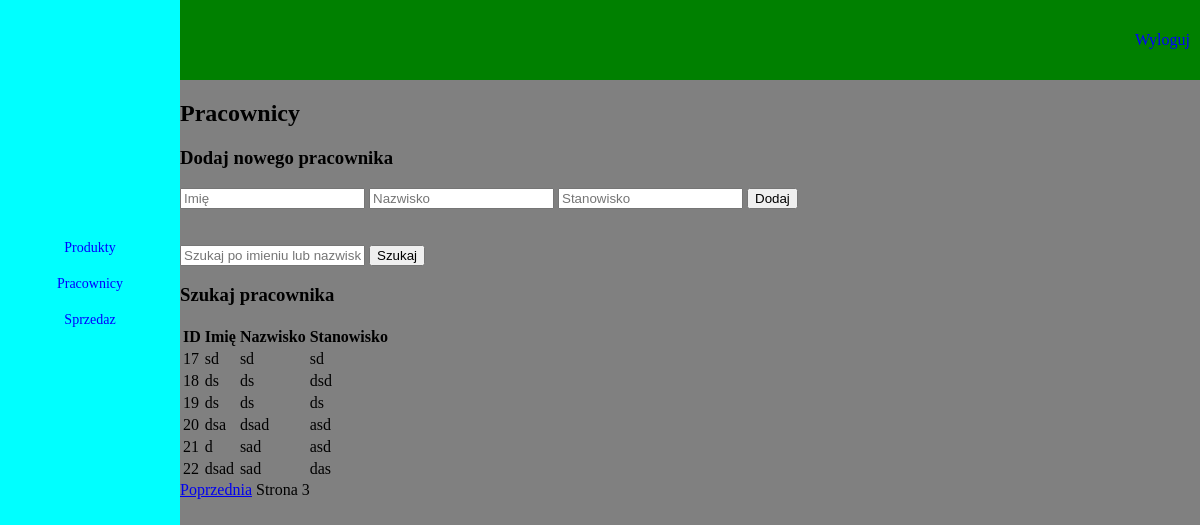
The page /dashboard/pracownicy?page=3&search= (signed in) on the database as committed earlier.
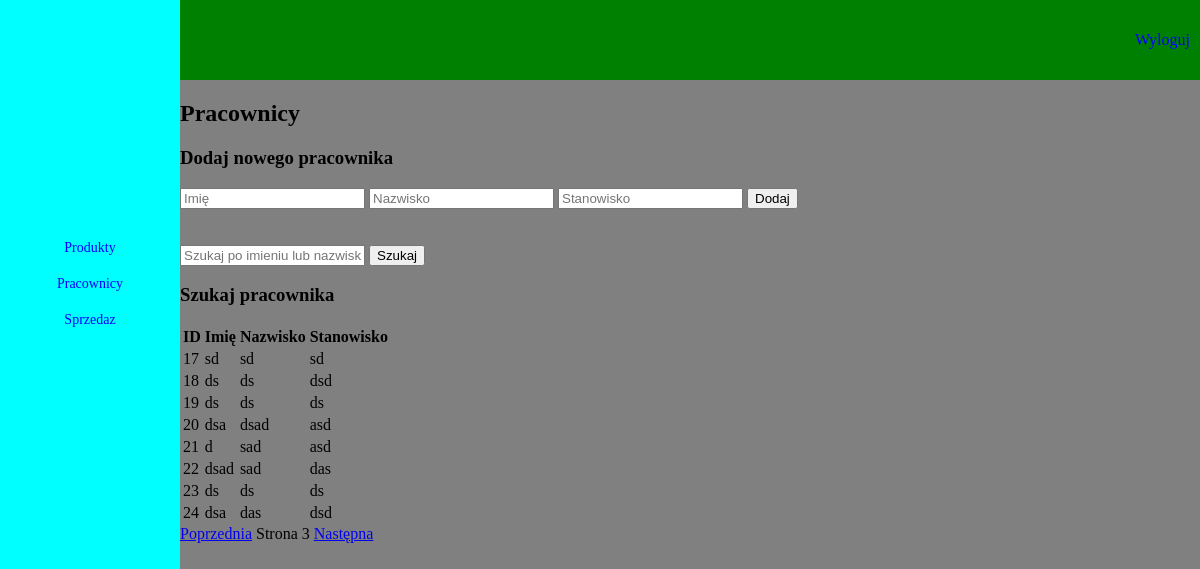
The same page on the database as committed later.
### tables this page shows
CREATE TABLE pracownicy (
    id INTEGER PRIMARY KEY AUTOINCREMENT,
    imie TEXT NOT NULL,
    nazwisko TEXT NOT NULL,
    stanowisko TEXT NOT NULL
);

### niezabezpieczona_aplikacja/views/pracownicy.py (the view)
@pracownicy_bp.route('/pracownicy', methods=['GET', 'POST'])
def pracownicy():
    if 'user_id' not in session:
        return redirect(url_for('login.login'))
    search_query = request.args.get('search', '')
    page = int(request.args.get('page', 1))
    pracownicy = get_pracownicy(search_query, per_page=8, page=page)
    if request.method == 'POST':
        imie = request.form['imie']
        nazwisko = request.form['nazwisko']
        stanowisko = request.form['stanowisko']
        add_pracownik(imie, nazwisko, stanowisko)
        return redirect(url_for('pracownicy.pracownicy', page=page, search=search_query))
    return render_template(
        'pracownicy.html',
        pracownicy=pracownicy,
        search_query=search_query,
        page=page,
        per_page=8
    )

### niezabezpieczona_aplikacja/views/pracownicy.py (called while the page is built)
def get_db_connection():
    conn = sqlite3.connect(db_path)
    conn.row_factory = sqlite3.Row
    return conn

def get_pracownicy(search_query=None, per_page=8, page=1):
    offset = (page - 1) * per_page
    conn = get_db_connection()
    cursor = conn.cursor()
    query = "SELECT * FROM pracownicy"
    if search_query:
        query += f" WHERE imie LIKE '%{search_query}%' OR nazwisko LIKE '%{search_query}%'"
    query += f" LIMIT {per_page} OFFSET {offset}"
    cursor.execute(query)
    results = cursor.fetchall()
    conn.close()
    return results

### niezabezpieczona_aplikacja/templates/pracownicy.html (shortened to what this page needs)
<!DOCTYPE html>
<html lang="pl">
  <head>
    <link rel="stylesheet" type="text/css" href="{{ url_for('static', filename='css/dashboard_main.css') }}" />
  </head>
  <body>
    <div id="top_menu">
      <a href="{{ url_for('logout.logout') }}">Wyloguj</a>
    </div>
    <div id="content">
      <h2>Pracownicy</h2>
      <form method="POST">
        <h3>Dodaj nowego pracownika</h3>
        <input type="text" name="imie" placeholder="Imię" required />
        <input type="text" name="nazwisko" placeholder="Nazwisko" required />
        <input type="text" name="stanowisko" placeholder="Stanowisko" required />
        <button type="submit">Dodaj</button>
      </form>
<br>
<br>
      <form method="GET" action="{{ url_for('pracownicy.pracownicy') }}">
<input type="text" name="search" placeholder="Szukaj po imieniu lub nazwisku" value="{{ search_query | safe }}" />
        <button type="submit">Szukaj</button>
      </form>
 <h3>Szukaj pracownika</h3>
      <table>
        <thead>
          <tr>
            <th>ID</th>
            <th>Imię</th>
            <th>Nazwisko</th>
            <th>Stanowisko</th>
          </tr>
        </thead>
        <tbody>
          {% for pracownik in pracownicy %}
            <tr>
              <td>{{ pracownik[0] }}</td>
              <td>{{ pracownik[1] }}</td>
              <td>{{ pracownik[2] }}</td>
              <td>{{ pracownik[3] }}</td>
            </tr>
          {% endfor %}
        </tbody>
      </table>
      <div id="pagination">
        {% if page > 1 %}
          <a href="{{ url_for('pracownicy.pracownicy', page=page-1, search=search_query) }}">Poprzednia</a>
        {% endif %}
        <span>Strona {{ page }}</span>
        {% if pracownicy|length == per_page %}
          <a href="{{ url_for('pracownicy.pracownicy', page=page+1, search=search_query) }}">Następna</a>
        {% endif %}
      </div>
    </div>
    <div id="left_menu">
<a href="{{ url_for('produkty.produkty') }}">Produkty</a>
<a href="{{ url_for('pracownicy.pracownicy') }}">Pracownicy</a>
<a href="{{ url_for('sprzedaz.sprzedaz') }}">Sprzedaz</a>
    </div>
  </body>
</html>

### niezabezpieczona_aplikacja/static/css/dashboard_main.css (style rules this page uses)
body { background-color: grey; margin: 0; padding: 0; }
#top_menu { background-color: green; width: 85%; height: 10vh; display: block; float: right; }
#top_menu a { float: right; display: block; text-align: center; margin-left: 10px; margin-right: 10px; text-decoration: none; color: blue; font-family: Georgia, "Times New Roman", Times, serif; font-weight: 200; height: 100%; display: flex; align-items: center; justify-content: center; }
#left_menu { background-color: aqua; width: 15%; position: absolute; top: 0; left: 0; right: 0; bottom: 0; padding-top: 30vh; }
#left_menu a { float: center; display: block; text-decoration: none; color: blue; font-family: Georgia, "Times New Roman", Times, serif; font-size: 14px; width: 100%; border: 1px; border-color: black; display: flex; align-items: center; justify-content: center; margin-bottom: 20px; }
#content { float: right; width: 85%; height: 100hv; }

Rows that differ between the two databases and show on the page:
added pracownicy: id "23", imie "ds", nazwisko "ds", stanowisko "ds"
added pracownicy: id "24", imie "dsa", nazwisko "das", stanowisko "dsd"
Other text that changed with them:
text now shown: "Następna"
